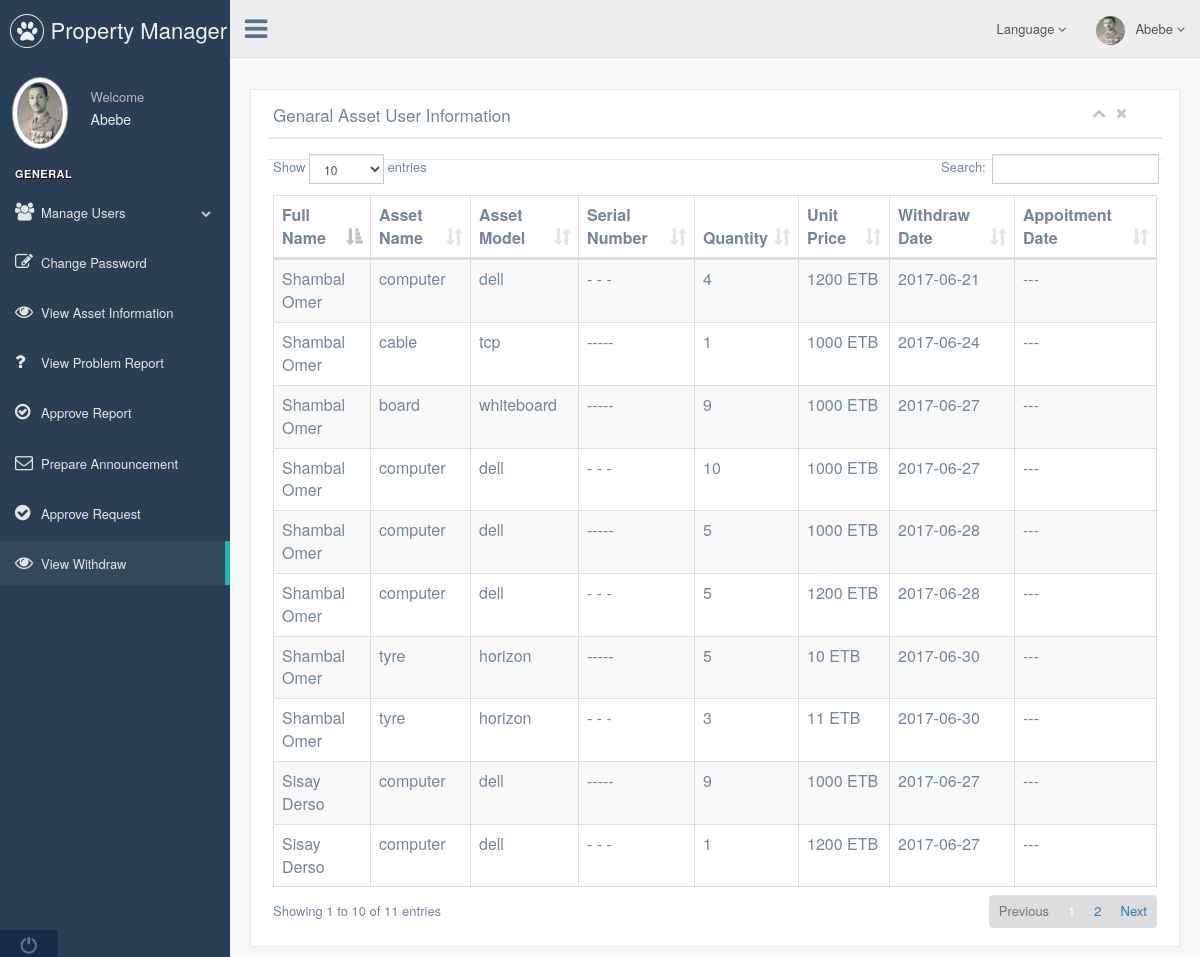
The app's page /aufams/property_manager/view_withdraw.php (signed in) with its own data.
### tables this page shows
CREATE TABLE IF NOT EXISTS `withdraw` (
  `W_ID` int(11) NOT NULL,
  `ID` int(11) NOT NULL,
  `ASSET_ID` int(11) NOT NULL,
  `QUANTITY` int(11) NOT NULL,
  `SERIAL` varchar(50) DEFAULT NULL,
  `WITHDRAW_TYPE` varchar(100) NOT NULL,
  `WITHDRAW_DATE` date NOT NULL,
  `APPOITEMENT_DATE` date DEFAULT NULL,
  `RETURNED_DATE` date NOT NULL,
  `STATUS` int(11) NOT NULL DEFAULT '0'
);

CREATE TABLE IF NOT EXISTS `asset_user` (
  `ID` int(11) NOT NULL,
  `F_NAME` varchar(50) NOT NULL,
  `M_NAME` varchar(50) NOT NULL,
  `WORK_TYPE` varchar(50) NOT NULL,
  `EMAIL` varchar(50) NOT NULL,
  `SEX` varchar(50) NOT NULL,
  `ADRESS` varchar(50) NOT NULL,
  `PHONE` varchar(50) NOT NULL,
  `PROFILE` varchar(500) NOT NULL,
  `STATUS` int(11) NOT NULL DEFAULT '0'
);

CREATE TABLE IF NOT EXISTS `asset` (
  `ASSET_ID` int(11) NOT NULL,
  `ASSET_NAME` varchar(500) NOT NULL,
  `MODEL` varchar(500) NOT NULL,
  `SERIAL` varchar(50) NOT NULL,
  `QUANTITY` int(11) NOT NULL,
  `PRICE` double NOT NULL,
  `TOTAL_PRICE` double NOT NULL,
  `REG_DATE` varchar(50) NOT NULL
);

### aufams/Language/English.php (called while the page is built, shortened)
<?php
$ln_language='Language';
$ln_viewWithdraw="View Withdraw";
$ln_propertyMangerApproveRequest="Approve Request";
$ln_welcome='Welcome';
$ln_general='General';
$ln_viewAssetInformation='View Asset Information';
$ln_logout='Logout';
$ln_assetModel='Asset Model';
$ln_quantity='Quantity';
$ln_price='Unit Price';
$ln_withdrawAssetAssetDate="Withdraw Date";
$ln_withdrawAssetAssetAssetName='Asset Name';
$ln_changePassword='Change Password';
$ln_propertyManger=' Property Manager';
$ln_propertyMangerManageUsers='Manage Users';
$ln_propertyMangerViewproblemreport='View Problem Report';
$ln_propertyManagerApproveReport='Approve Report';
$ln_propertyMangerPrepareAnnouncement='Prepare Announcement';
$ln_propertyMangerViewUserTitle='Genaral Asset User Information';
$ln_assetUserName="Full Name";
$ln_appoitementDate="Appoitment Date";
$ln_serialNumber="Serial Number";
?>

### aufams/property_manager/view_withdraw.php (the view, shortened to what this page needs)
<?php
include 'all.php';
?>
<html lang="en">
    <head>
        <link href="../vendors/bootstrap/dist/css/bootstrap.min.css" rel="stylesheet">
        <link href="../vendors/font-awesome/css/font-awesome.min.css" rel="stylesheet">
        <link href="../vendors/datatables.net-bs/css/dataTables.bootstrap.min.css" rel="stylesheet">
        <link href="../vendors/datatables.net-buttons-bs/css/buttons.bootstrap.min.css" rel="stylesheet">
        <link href="../build/css/custom.css" rel="stylesheet">
    </head>
    <body class="nav-md footer_fixed">
        <div class="container body">
            <div class="main_container">
                <div class="col-md-3 left_col">
                    <div class="left_col scroll-view">
                        <div class="navbar nav_title" style="border: 0;">
                            <a href="index.php" class="site_title"><i class="fa fa-paw"></i> <span><?php echo $ln_propertyManger; ?></span></a>
                        </div>
                        <div class="profile clearfix">
                            <div class="profile_pic">
                                <img src="<?php echo $_SESSION['image']; ?>" alt="..." class="img-circle profile_img">
                            </div>
                            <div class="profile_info">
                                <span><?php echo $ln_welcome; ?></span>
                                <h2><?php echo ucfirst($_SESSION['fname']); ?></h2>
                            </div>
                        </div>
                        <br />
                        <div id="sidebar-menu" class="main_menu_side hidden-print main_menu">
                            <div class="menu_section">
                                <h3><?php echo $ln_general; ?></h3>
                                <ul class="nav side-menu">
                                    <li><a><i class="fa fa-users"></i><?php echo $ln_propertyMangerManageUsers; ?> <span class="fa fa-chevron-down"></span></a>
                                    </li>
                                    <li><a href="change_password.php"><i class="fa fa-edit"></i><?php echo $ln_changePassword; ?></a></li>
                                    <li><a href="view_asset.php"><i class="fa fa-eye"></i><?php echo $ln_viewAssetInformation; ?></a></li>
                                    <li><a href="view_Problem_report.php"><i class="fa fa-question"></i><?php echo $ln_propertyMangerViewproblemreport; ?></a></li>
                                    <li><a href="approve_report.php"><i class="fa fa-check-circle-o"></i><?php echo $ln_propertyManagerApproveReport; ?></a></li>
                                    <li><a href="prepare_announcement.php"><i class="fa fa-envelope-o"></i><?php echo $ln_propertyMangerPrepareAnnouncement; ?></a></li>
                                    <li><a href="approve_request.php"><i class="fa fa-check-circle"></i><?php echo $ln_propertyMangerApproveRequest; ?></a></li>
                                    <li><a href="view_withdraw.php"><i class="fa fa-eye"></i><?php echo $ln_viewWithdraw; ?></a></li>
                            </div>
                        </div>
                        <div class="sidebar-footer hidden-small">
                            <a data-toggle="tooltip" data-placement="top" title="<?php echo $ln_logout; ?>" href="../logout.php">
                                <span class="glyphicon glyphicon-off" aria-hidden="true"></span>
                            </a>
                        </div>
                    </div>
                </div>
                <div class="top_nav">
                    <div class="nav_menu">
                        <nav>
                            <div class="nav toggle">
                                <a id="menu_toggle"><i class="fa fa-bars"></i></a>
                            </div>
                            <ul class="nav navbar-nav navbar-right">
                                <li class="">
                                    <a href="javascript:;" class="user-profile dropdown-toggle" data-toggle="dropdown" aria-expanded="false">
                                        <img src="<?php echo $_SESSION['image']; ?>" alt=""><?php echo ucfirst($_SESSION['fname']); ?>
                                        <span class=" fa fa-angle-down"></span>
                                    </a>
                                </li>
                                <li class="">
                                    <a href="javascript:;" class="user-profile dropdown-toggle" data-toggle="dropdown" aria-expanded="false">
<?php echo $ln_language; ?>
                                        <span class=" fa fa-angle-down"></span>
                                    </a>
                                </li>
                            </ul>
                        </nav>
                    </div>
                </div>
                <div class="right_col" role="main">
                    <div class="">
                        <div class="page-title">
                            <div class="title_left">
                            </div>
                            <div class="title_right">
                                <div class="col-md-5 col-sm-5 col-xs-12 form-group pull-right top_search">
                                </div>
                            </div>
                        </div>
                        <div class="clearfix"></div>
                        <div class="row">
                            <div class="col-md-12 col-sm-12 col-xs-12">
                                <div class="x_panel">
                                    <div class="x_title">
                                        <h2><?php echo $ln_propertyMangerViewUserTitle; ?></h2>
                                        <ul class="nav navbar-right panel_toolbox">
                                            <li><a class="collapse-link"><i class="fa fa-chevron-up"></i></a>
                                            </li>
                                            <li><a class="close-link"><i class="fa fa-close"></i></a>
                                            </li>
                                        </ul>
                                        <div class="clearfix"></div>
                                    </div>
                                    <div class="x_content">
                                     <table id="datatable" class="table table-striped table-bordered">
                                                    <thead>
                                                        <tr>
                                                            <th><?php echo $ln_assetUserName; ?></th>
                                                            <th><?php echo $ln_withdrawAssetAssetAssetName; ?></th>
                                                            <th><?php echo $ln_assetModel; ?></th>
                                                            <th><?php echo $ln_serialNumber; ?></th>
                                                            <th><?php echo $ln_quantity; ?></th>
                                                            <th><?php echo $ln_price; ?></th>
                                                            <th><?php echo $ln_withdrawAssetAssetDate; ?></th>
                                                            <th><?php echo $ln_appoitementDate; ?></th>
                                                        </tr>
                                                    </thead>
                                                    <tbody>
<?php
$res = mysql_query("SELECT asset_user.F_NAME, asset_user.M_NAME, asset.ASSET_NAME, asset.MODEL,asset.PRICE, withdraw.SERIAL, withdraw.W_ID, withdraw.WITHDRAW_DATE,withdraw.APPOITEMENT_DATE, withdraw.QUANTITY FROM withdraw INNER JOIN asset_user ON asset_user.ID=withdraw.ID INNER JOIN asset ON asset.ASSET_ID=withdraw.ASSET_ID WHERE withdraw.QUANTITY>0");
if (!$res) {
    echo mysql_error();
} else {
    while ($row = mysql_fetch_assoc($res)) {
        $fname = $row['F_NAME'];
        $lname = $row['M_NAME'];
        $aname = $row["ASSET_NAME"];
        $amodel = $row["MODEL"];
        $quanti = $row["QUANTITY"];
        $pr = $row["PRICE"];
        $to = $row["APPOITEMENT_DATE"];
        $serial = $row["SERIAL"];
        $ser = "";
        if ($serial == "") {
            $ser = "-----";
        } else {
            $ser = $serial;
        }
        $dates = "";
        if ($to == "0000-00-00") {
            $dates = "---";
        } else {
            $dates = $to;
        }
        $da = $row["WITHDRAW_DATE"];
        echo "<tr>";
        echo "<td>" . ucfirst($fname) . ' ' . ucfirst($lname) . "</td>";
        echo "<td>" . $aname . "</td>";
        echo "<td>" . $amodel . "</td>";
        echo "<td>" . $ser . "</td>";
        echo "<td>" . $quanti . "</td>";
        echo "<td>" . $pr . " ETB</td>";
        echo "<td>" . $da . "</td>";
        echo "<td>" . $dates . "</td>";
       echo "</tr>";
    }
}
?>
                                                    </tbody>
                                                </table>
                                    </div>
                                    <div class="ln_solid"></div>
                                </div>
                            </div>
                        </div>
                    </div>
                </div>
            </div>
        </div>
    </body>
</html>

### records on screen
withdraw: ID.F_NAME "Shambal", ID.M_NAME "Omer", ASSET_ID.ASSET_NAME "computer", ASSET_ID.MODEL "dell", SERIAL "- - -", QUANTITY "4", ASSET_ID.PRICE "1200", WITHDRAW_DATE "2017-06-21", APPOITEMENT_DATE "---"
withdraw: ID.F_NAME "Shambal", ID.M_NAME "Omer", ASSET_ID.ASSET_NAME "cable", ASSET_ID.MODEL "tcp", SERIAL "-----", QUANTITY "1", ASSET_ID.PRICE "1000", WITHDRAW_DATE "2017-06-24", APPOITEMENT_DATE "---"
withdraw: ID.F_NAME "Shambal", ID.M_NAME "Omer", ASSET_ID.ASSET_NAME "board", ASSET_ID.MODEL "whiteboard", SERIAL "-----", QUANTITY "9", ASSET_ID.PRICE "1000", WITHDRAW_DATE "2017-06-27", APPOITEMENT_DATE "---"
withdraw: ID.F_NAME "Shambal", ID.M_NAME "Omer", ASSET_ID.ASSET_NAME "computer", ASSET_ID.MODEL "dell", SERIAL "- - -", QUANTITY "10", ASSET_ID.PRICE "1000", WITHDRAW_DATE "2017-06-27", APPOITEMENT_DATE "---"
withdraw: ID.F_NAME "Sisay", ID.M_NAME "Derso", ASSET_ID.ASSET_NAME "computer", ASSET_ID.MODEL "dell", SERIAL "-----", QUANTITY "9", ASSET_ID.PRICE "1000", WITHDRAW_DATE "2017-06-27", APPOITEMENT_DATE "---"
withdraw: ID.F_NAME "Sisay", ID.M_NAME "Derso", ASSET_ID.ASSET_NAME "computer", ASSET_ID.MODEL "dell", SERIAL "- - -", QUANTITY "1", ASSET_ID.PRICE "1200", WITHDRAW_DATE "2017-06-27", APPOITEMENT_DATE "---"
withdraw: ID.F_NAME "Shambal", ID.M_NAME "Omer", ASSET_ID.ASSET_NAME "computer", ASSET_ID.MODEL "dell", SERIAL "-----", QUANTITY "5", ASSET_ID.PRICE "1000", WITHDRAW_DATE "2017-06-28", APPOITEMENT_DATE "---"
withdraw: ID.F_NAME "Shambal", ID.M_NAME "Omer", ASSET_ID.ASSET_NAME "computer", ASSET_ID.MODEL "dell", SERIAL "- - -", QUANTITY "5", ASSET_ID.PRICE "1200", WITHDRAW_DATE "2017-06-28", APPOITEMENT_DATE "---"
withdraw: ID.F_NAME "Shambal", ID.M_NAME "Omer", ASSET_ID.ASSET_NAME "tyre", ASSET_ID.MODEL "horizon", SERIAL "-----", QUANTITY "5", ASSET_ID.PRICE "10", WITHDRAW_DATE "2017-06-30", APPOITEMENT_DATE "---"
withdraw: ID.F_NAME "Shambal", ID.M_NAME "Omer", ASSET_ID.ASSET_NAME "tyre", ASSET_ID.MODEL "horizon", SERIAL "- - -", QUANTITY "3", ASSET_ID.PRICE "11", WITHDRAW_DATE "2017-06-30", APPOITEMENT_DATE "---"

### other values on screen
$ln_propertyManger "Property Manager"
$ln_welcome "Welcome"
$_SESSION['fname'] "Abebe"
$ln_general "GENERAL"
$ln_propertyMangerManageUsers "Manage Users"
$ln_changePassword "Change Password"
$ln_viewAssetInformation "View Asset Information"
$ln_propertyMangerViewproblemreport "View Problem Report"
$ln_propertyManagerApproveReport "Approve Report"
$ln_propertyMangerPrepareAnnouncement "Prepare Announcement"
$ln_propertyMangerApproveRequest "Approve Request"
$ln_viewWithdraw "View Withdraw"
$ln_language "Language"
$ln_propertyMangerViewUserTitle "Genaral Asset User Information"
$ln_assetUserName "Full Name"
